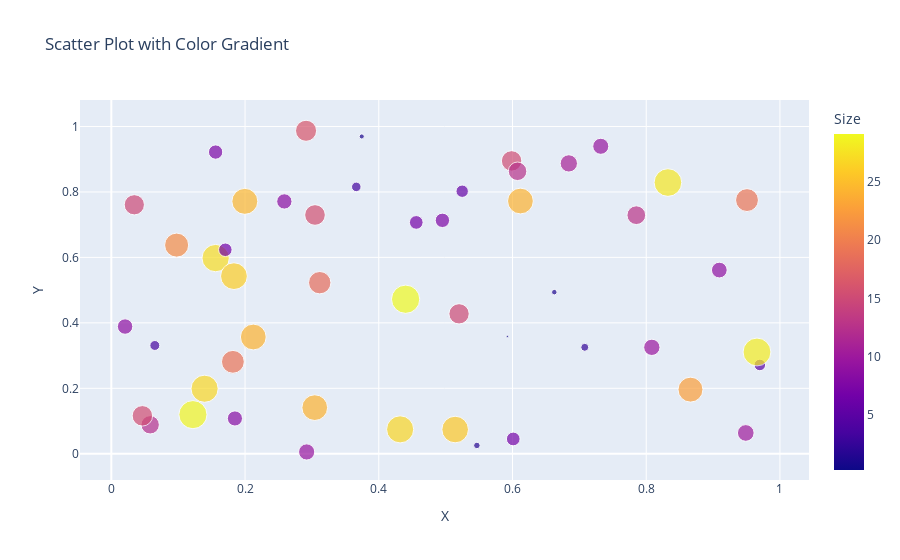

Notebook source saved alongside this figure:
### Code cell
# Example 2: Scatter Plot with Color Gradient

import plotly.express as px
import pandas as pd
# Generate sample data
np.random.seed(42)
df = pd.DataFrame({'X': np.random.rand(50), 'Y': np.random.rand(50), 'Size': np.random.rand(50) * 30})
# Create a scatter plot with color gradient
fig = px.scatter(df, x='X', y='Y', size='Size', color='Size', title='Scatter Plot with Color Gradient')
# Show the plot
fig.show()
